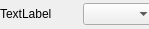
<?xml version="1.0" encoding="UTF-8"?>
<ui version="4.0">
 <class>ComboBoxItem</class>
 <widget class="QWidget" name="ComboBoxItem">
  <property name="geometry">
   <rect>
    <x>0</x>
    <y>0</y>
    <width>149</width>
    <height>29</height>
   </rect>
  </property>
  <property name="windowTitle">
   <string>Form</string>
  </property>
  <widget class="QWidget" name="">
   <property name="geometry">
    <rect>
     <x>0</x>
     <y>0</y>
     <width>155</width>
     <height>28</height>
    </rect>
   </property>
   <layout class="QHBoxLayout" name="horizontalLayout">
    <item>
     <widget class="QLabel" name="label">
      <property name="text">
       <string>TextLabel</string>
      </property>
     </widget>
    </item>
    <item>
     <spacer name="horizontalSpacer">
      <property name="orientation">
       <enum>Qt::Orientation::Horizontal</enum>
      </property>
      <property name="sizeHint" stdset="0">
       <size>
        <width>40</width>
        <height>20</height>
       </size>
      </property>
     </spacer>
    </item>
    <item>
     <widget class="QComboBox" name="comboBox"/>
    </item>
   </layout>
  </widget>
 </widget>
 <resources/>
 <connections/>
</ui>
